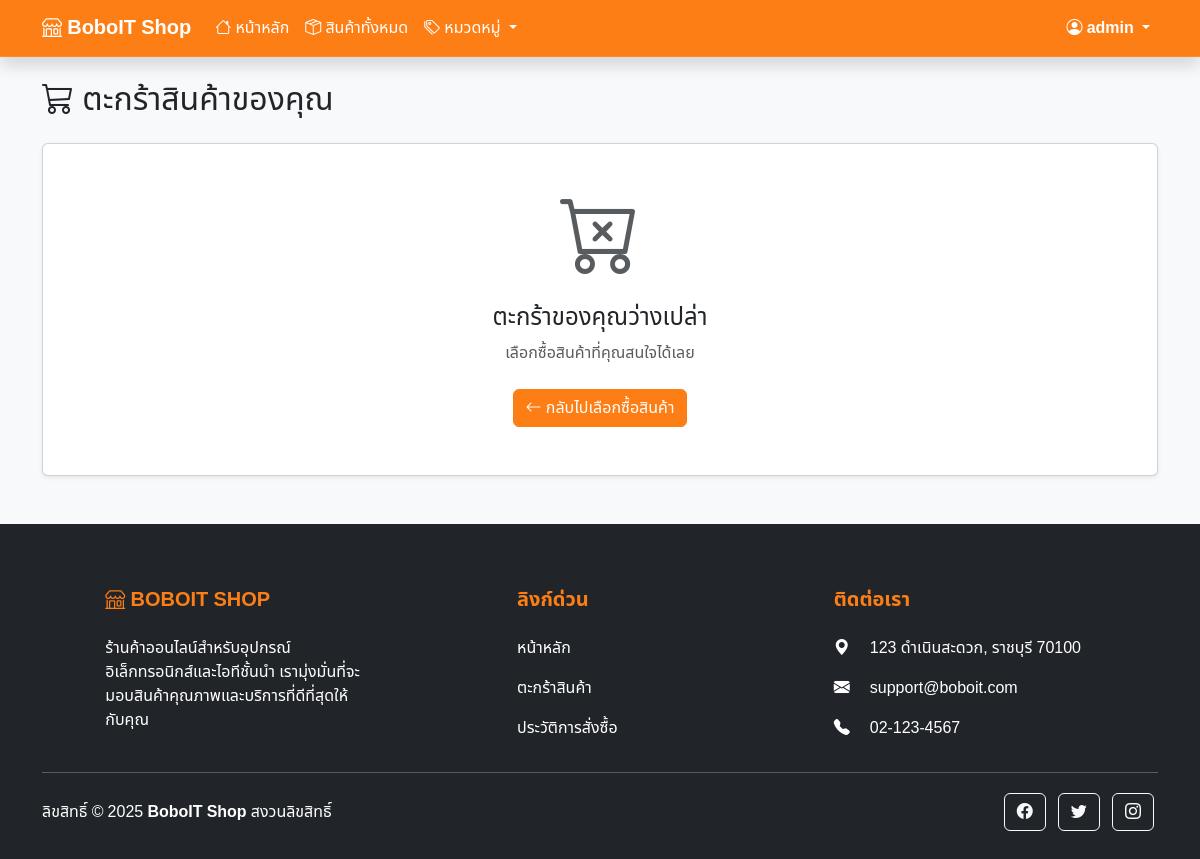
Page /cart.php (signed in) on the earlier database version.
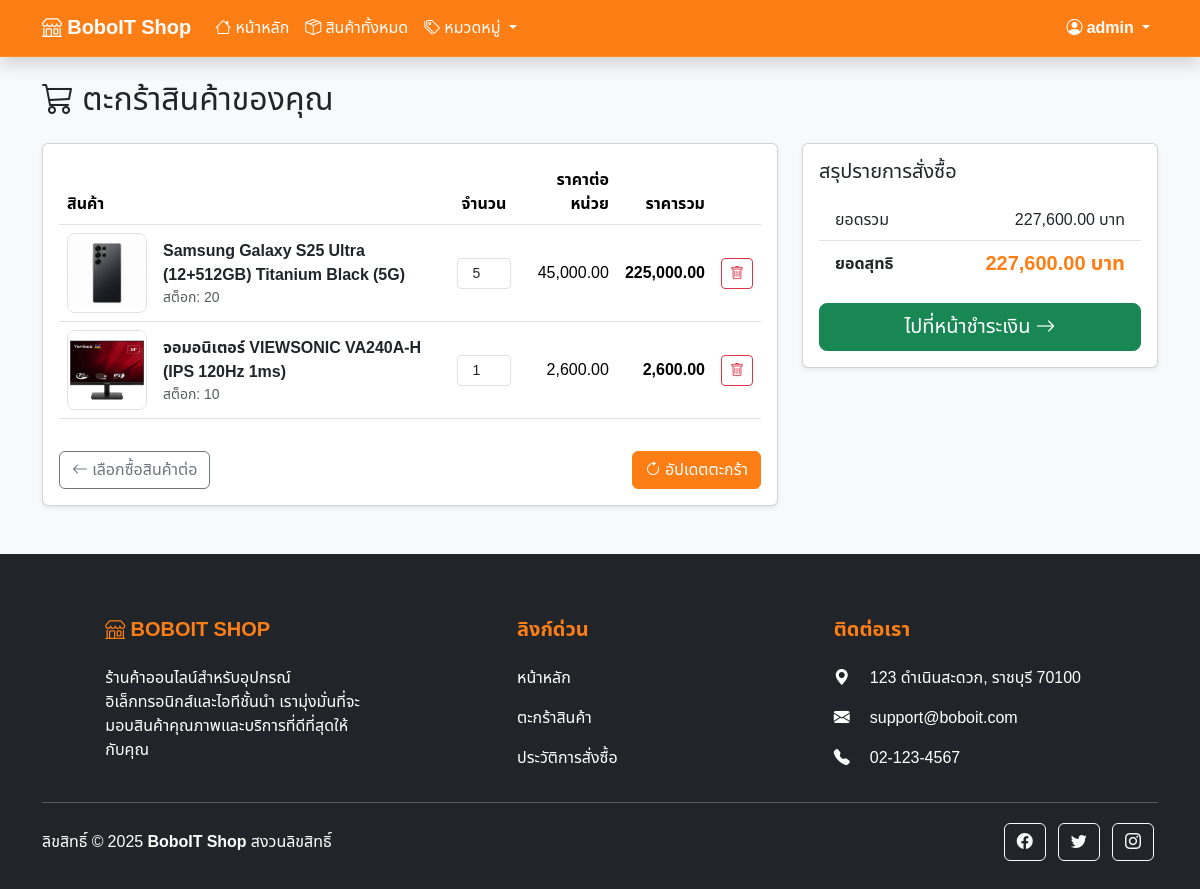
Same page on the later database version.
### tables this page shows
CREATE TABLE `cart` (
  `cart_id` int(11) NOT NULL,
  `user_id` int(11) DEFAULT NULL,
  `product_id` int(11) DEFAULT NULL,
  `quantity` int(11) NOT NULL,
  `added_at` timestamp NOT NULL DEFAULT current_timestamp()
);

CREATE TABLE `products` (
  `product_id` int(11) NOT NULL,
  `product_name` varchar(150) NOT NULL,
  `description` text DEFAULT NULL,
  `price` decimal(10,2) NOT NULL,
  `stock` int(11) DEFAULT 0,
  `image` varchar(255) NOT NULL,
  `category_id` int(11) DEFAULT NULL,
  `created_at` timestamp NOT NULL DEFAULT current_timestamp()
);

### cart.php (the view, shortened to what the changed rows need)
<?php
require 'config.php';
$user_id = $_SESSION['user_id'];
$stmt = $conn->prepare("SELECT cart.cart_id, cart.quantity, products.product_id, products.product_name, products.price, products.image, products.stock
FROM cart
JOIN products ON cart.product_id = products.product_id
WHERE cart.user_id = ?");
$stmt->execute([$user_id]);
$items = $stmt->fetchAll(PDO::FETCH_ASSOC);
$total = 0;
foreach ($items as $item) {
$total += $item['quantity'] * $item['price'];
}
?>
<!DOCTYPE html>
<html lang="th">
<head>
    <link href="https://cdn.jsdelivr.net/npm/bootstrap@5.3.7/dist/css/bootstrap.min.css" rel="stylesheet">
    <link href="https://cdn.jsdelivr.net/npm/bootstrap-icons@1.10.0/font/bootstrap-icons.css" rel="stylesheet">
    <link rel="stylesheet" href="main.css">
</head>
<body>
    <div class="container mt-4">
        <h2 class="mb-4"><i class="bi bi-cart3"></i> ตะกร้าสินค้าของคุณ</h2>
        <?php if (empty($items)) : ?>
            <div class="card text-center shadow-sm">
                <div class="card-body p-5">
                    <i class="bi bi-cart-x display-1 text-muted"></i>
                    <h4 class="mt-3">ตะกร้าของคุณว่างเปล่า</h4>
                    <p class="text-muted">เลือกซื้อสินค้าที่คุณสนใจได้เลย</p>
                    <a href="products.php" class="btn btn-warning mt-2">
                        <i class="bi bi-arrow-left"></i> กลับไปเลือกซื้อสินค้า
                    </a>
                </div>
            </div>
        <?php else : ?>
            <form action="cart.php" method="post">
                <div class="row g-4">
                    <div class="col-lg-8">
                        <div class="card shadow-sm">
                            <div class="card-body">
                                <div class="table-responsive">
                                    <table class="table align-middle">
                                        <thead>
                                            <tr>
                                                <th scope="col">สินค้า</th>
                                                <th scope="col" class="text-center">จำนวน</th>
                                                <th scope="col" class="text-end">ราคาต่อหน่วย</th>
                                                <th scope="col" class="text-end">ราคารวม</th>
                                                <th scope="col" class="text-center"></th>
                                            </tr>
                                        </thead>
                                        <tbody>
                                            <?php foreach ($items as $item) : ?>
                                                <tr>
                                                    <td>
                                                        <div class="d-flex align-items-center">
                                                            <img src="<?= !empty($item['image']) ? 'product_images/' . rawurlencode($item['image']) : 'product_images/no-image.jpg' ?>" class="cart-item-img me-3" alt="<?= htmlspecialchars($item['product_name']) ?>">
                                                            <div>
                                                                <a href="product_detail.php?id=<?= $item['product_id'] ?>" class="text-dark text-decoration-none fw-bold"><?= htmlspecialchars($item['product_name']) ?></a>
                                                                <div class="text-muted small">สต็อก: <?= $item['stock'] ?></div>
                                                            </div>
                                                        </div>
                                                    </td>
                                                    <td class="text-center">
                                                        <input type="number" name="quantities[<?= $item['cart_id'] ?>]" class="form-control form-control-sm text-center quantity-input mx-auto" value="<?= $item['quantity'] ?>" min="0" max="<?= $item['stock'] ?>">
                                                    </td>
                                                    <td class="text-end"><?= number_format($item['price'], 2) ?></td>
                                                    <td class="text-end fw-bold"><?= number_format($item['price'] * $item['quantity'], 2) ?></td>
                                                    <td class="text-center">
                                                        <button type="button" class="btn btn-sm btn-outline-danger delete-cart-item-button"
                                                                data-cart-id="<?= $item['cart_id'] ?>"
                                                                data-product-name="<?= htmlspecialchars($item['product_name']) ?>"
                                                                title="ลบสินค้า">
                                                            <i class="bi bi-trash"></i>
                                                        </button>
                                                    </td>
                                                </tr>
                                            <?php endforeach; ?>
                                        </tbody>
                                    </table>
                                </div>
                                <div class="d-flex justify-content-between align-items-center mt-3">
                                    <a href="products.php" class="btn btn-outline-secondary"><i class="bi bi-arrow-left"></i> เลือกซื้อสินค้าต่อ</a>
                                    <button type="submit" name="update_cart" class="btn btn-warning"><i class="bi bi-arrow-clockwise"></i> อัปเดตตะกร้า</button>
                                </div>
                            </div>
                        </div>
                    </div>
                    <div class="col-lg-4">
                        <div class="card shadow-sm">
                            <div class="card-body">
                                <h5 class="card-title mb-3">สรุปรายการสั่งซื้อ</h5>
                                <ul class="list-group list-group-flush">
                                    <li class="list-group-item d-flex justify-content-between align-items-center">
                                        ยอดรวม
                                        <span><?= number_format($total, 2) ?> บาท</span>
                                    </li>
                                    <li class="list-group-item d-flex justify-content-between align-items-center fw-bold">
                                        ยอดสุทธิ
                                        <span class="fs-5 text-warning"><?= number_format($total, 2) ?> บาท</span>
                                    </li>
                                </ul>
                                <div class="d-grid mt-3">
                                    <a href="checkout.php" class="btn btn-success btn-lg">
                                        ไปที่หน้าชำระเงิน <i class="bi bi-arrow-right"></i>
                                    </a>
                                </div>
                            </div>
                        </div>
                    </div>
                </div>
            </form>
        <?php endif; ?>
    </div>
</body>
</html>

Differences in the rows shown:
added cart: product.image (picture), product.product_name "Samsung Galaxy S25 Ultra (12+512GB) Titanium Black (5G)", product.stock "20", quantity "5", product.price "45,000.00", $item['price'] * $item['quantity'] "225,000.00"
added cart: product.image (picture), product.product_name "จอมอนิเตอร์ VIEWSONIC VA240A-H (IPS 120Hz 1ms)", product.stock "10", quantity "1", product.price "2,600.00", $item['price'] * $item['quantity'] "2,600.00"
Other differences:
$total: (not shown) → "227,600.00"
text no longer shown: "ตะกร้าของคุณว่างเปล่า เลือกซื้อสินค้าที่คุณสนใจได้เลย กลับไปเลือกซื้อสินค้า"
text now shown: "สินค้า จำนวน ราคาต่อหน่วย ราคารวม เลือกซื้อสินค้าต่อ อัปเดตตะกร้า สรุปรายการสั่งซื้อ ยอดรวม บาท ยอดสุทธิ บาท ไปที่หน้าชำระเงิน"
